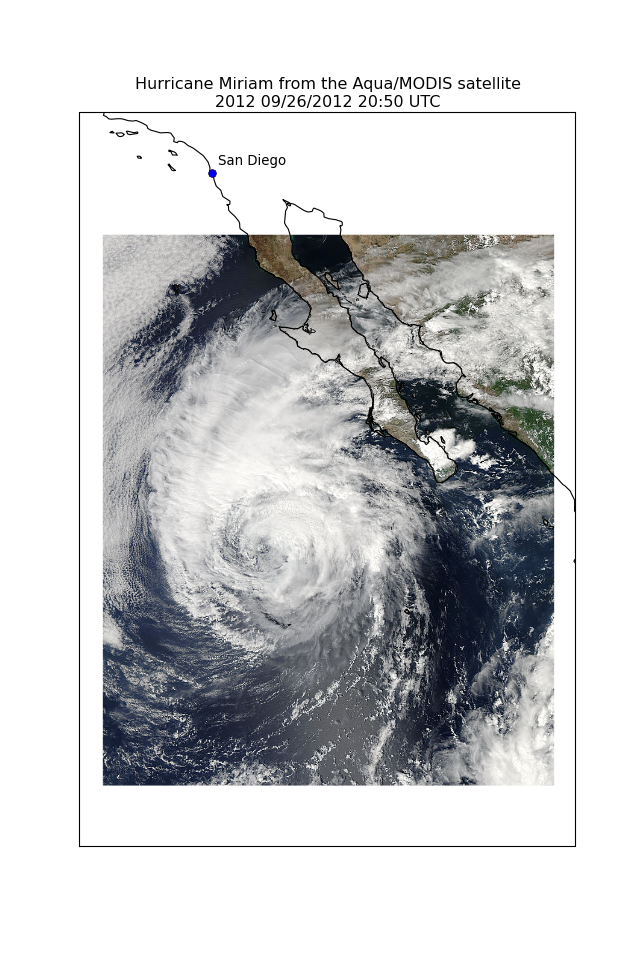

Source code (Python):
import os
import matplotlib.pyplot as plt

import cartopy.crs as ccrs


fig = plt.figure(figsize=(8, 12))

# get the path of the file. It can be found in the data directory, conveniently
# at the same level as the cartopy/crs.py file.
fname = os.path.join(os.path.dirname(ccrs.__file__),
                     'data', 'raster', 'sample', 'Miriam.A2012270.2050.2km.jpg'
                     )
img_extent = (-120.67660000000001, -106.32104523100001, 13.2301484511245, 30.766899999999502)
img = plt.imread(fname)

ax = plt.axes(projection=ccrs.PlateCarree())
plt.title('Hurricane Miriam from the Aqua/MODIS satellite\n'
          '2012 09/26/2012 20:50 UTC')

# set a margin around the data
ax.set_xmargin(0.05)
ax.set_ymargin(0.10)

# add the image. Because this image was a tif, the "origin" of the image is in the
# upper left corner
ax.imshow(img, origin='upper', extent=img_extent, transform=ccrs.PlateCarree())
ax.coastlines(resolution='50m', color='black', linewidth=1)

# mark a known place to help us geo-locate ourselves
ax.plot(-117.1625, 32.715, 'bo', markersize=7)
ax.text(-117, 33, 'San Diego')

plt.show()
